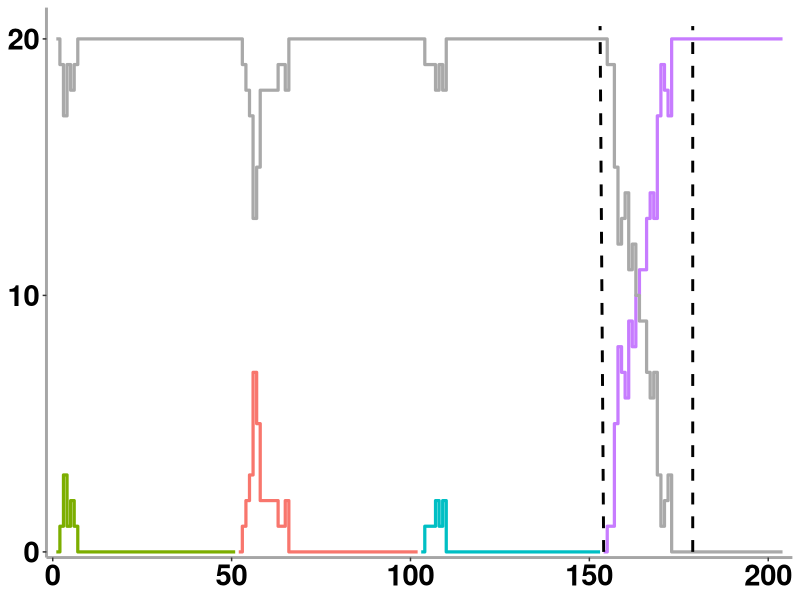

Source code (R):
###############################################
############## Figure 1 #######################
##############################################

# will create Fig 1 in the main text 

########### Load packages ################ 
library(reshape2)
library(ggplot2)
library(dplyr)

# simple code that runs Wright-Fisher model 
WF_Sim <- function(s,Generations,N){
  
  Initial <- 1  # initial number 
  RUN     <- rep(0,Generations) # vector, number generations 
  RUN[1]  <- 1 # initial value set to 1 for output vector
  
  
  for(mm in 2:Generations){
    
    PROP_I   = RUN[mm-1]/N # Proportion of type i at time t, wi
    MEAN_FIT = PROP_I*(1+s) + (1-PROP_I) # mean fitness of population, wbar 
    PROB = PROP_I*((1+s)/MEAN_FIT) # perform normalization
    
    Num.New <- rbinom(1,N,PROB) # binomal sample 
    RUN[mm] <- Num.New # store output
  }
  return(RUN) # return vector of abundnaces 
}


# Set parameters 
s = .125 # selection coefficient
N = 20  # number of individuals 
Generations = 50 # number of generations 


# Death 1
set.seed(18) # sets seed (invading mutant go extinct)
Brach_1 <- WF_Sim(s,Generations,N) # run model
Brach_1 <- c(0,Brach_1) # add zero (for time=0)

# Death 2
set.seed(27) # sets seed (invading mutant go extinct)
Brach_2 <- WF_Sim(s,Generations,N) # run model
Brach_2 <- c(0,Brach_2) # add zero (for time=0)


# Death 3
set.seed(36) # sets seed (invading mutant go extinct)
Brach_3 <- WF_Sim(s,Generations,N) # run model
Brach_3 <- c(0,Brach_3) # add zero (for time=0)

# Fixes 
set.seed(34) # sets seed (invading mutant go go to fixation)
Brach_4 <- WF_Sim(s,Generations,N) # run model
Brach_4 
Brach_4 <- c(0,Brach_4) # add zero (for time=0)


Together <- c(Brach_2, Brach_1, Brach_3, Brach_4)# combine simulations  
df <- data.frame(Brach_2, Brach_1, Brach_3, Brach_4) # make as dataframe 

df_long <- tidyr::gather(df, key = "vector", value = "value") # data wrangling (will index in long form indexed with simulation 1-4)

#df_long <- tidyr::gather(df, key = "vector", value = "value")

df_long <- cbind(df_long,1:length(Together)) # add timesteps 
colnames(df_long) <- c("Color","y","x") # names 

df_long$y2 <- 20 - df_long$y

yyy <- ggplot() + geom_step(aes(x, y2),color="darkgrey", data = df_long,linewidth=1.1)+
  geom_step(color="lightgrey") + 
  theme(  panel.background = element_rect(fill = "white"),panel.grid.major = element_blank(), panel.grid.minor = element_blank(),legend.position = "none",
          axis.title.x=element_blank(),
          axis.title.y=element_blank(), 
          plot.background = element_rect(fill = "white"),
          axis.text=element_text(size=21,face="bold",color="black"),
          axis.line = element_line(colour = "grey65", 
                                   size = 1, linetype = "solid")) + 
  scale_y_continuous( expand = c(0.01, .01),limits = c(0,20),breaks=c(0,10 ,20)) +
  scale_x_continuous( expand = c(0.0135, 0.0135),breaks=c(0, 50,100,150,200)) 

xxx <-ggplot() + geom_step(aes(x, y, group = Color, color = Color), data = df_long,linewidth=1.1)+
  geom_step(aes(x, y2),color="darkgrey", data = df_long,linewidth=1.1)

xxx2 <- xxx + theme(  panel.background = element_rect(fill = "white"),panel.grid.major = element_blank(), panel.grid.minor = element_blank(),legend.position = "none",
                      axis.title.x=element_blank(),
                      axis.title.y=element_blank(), 
                      plot.background = element_rect(fill = "white"),
                      axis.text=element_text(size=21,face="bold",color="black"),
                      axis.line = element_line(colour = "grey65", 
                                               size = 1, linetype = "solid")) + 
  scale_y_continuous( expand = c(0.01, .01),limits = c(0,21),breaks=c(0,10 ,20)) +
  scale_x_continuous( expand = c(0.0135, 0.0135),breaks=c(0, 50,100,150,200)) 

xxx3 <- xxx2 + geom_segment(aes(x = (length(c(Brach_1,Brach_2,Brach_3))+ 2*(log(s*N)+0.577216)/(s))+2, y = 0, xend = (length(c(Brach_1,Brach_2,Brach_3))+ 2*(log(s*N)+0.577216)/(s) )+2, yend = N+.5), linetype = "dashed",linewidth=1)
xxx4 <- xxx3 + geom_segment(aes(x = (length(c(Brach_1,Brach_2,Brach_3)))+1, y = 0, xend = (length(c(Brach_1,Brach_2,Brach_3))), yend = N+.5), linetype = "dashed",linewidth=1)

ggsave(filename = "Fig_1_Final.svg", plot = xxx4, device = "svg", width = 8*1.5, height = 5*1.5, units = "in") # save to working directory

# The figure was finished in PPT, where labels were added 

